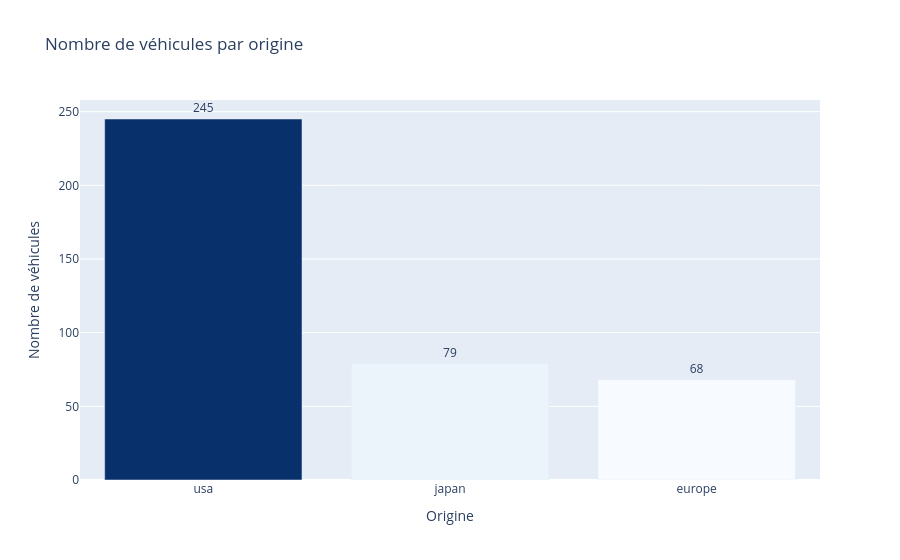

Notebook code for this chart:
### Markdown cell above
Ce graphique montre la répartition des véhicules selon leur pays d'origine (USA, Europe, Japon). Il permet d'identifier quelle région est la plus représentée dans le dataset, ce qui peut introduire un biais dans l'analyse globale.

### Code cell
origin_counts = mpg_df['origin'].value_counts().reset_index()
origin_counts.columns = ['origin', 'count']

fig = px.bar(
    origin_counts,
    x='origin', y='count',
    title='Nombre de véhicules par origine',
    labels={'origin': 'Origine', 'count': 'Nombre de véhicules'},
    color='count',
    color_continuous_scale='Blues',
    text='count'
)
fig.update_traces(textposition='outside')
fig.update_layout(coloraxis_showscale=False)
fig.show()

### Figure 1 — Plotly figure (JSON) as saved in the notebook; plotly's stock layout.template omitted (floating-point values rounded to 4 significant figures)
{"data": [{"hovertemplate": "Origine=%{x}<br>Nombre de véhicules=%{marker.color}<extra></extra>", "legendgroup": "", "marker": {"color": [245, 79, 68], "coloraxis": "coloraxis", "pattern": {"shape": ""}}, "name": "", "orientation": "v", "showlegend": false, "text": [245.0, 79.0, 68.0], "textposition": "outside", "type": "bar", "x": ["usa", "japan", "europe"], "xaxis": "x", "y": [245, 79, 68], "yaxis": "y"}], "layout": {"barmode": "relative", "coloraxis": {"colorbar": {"title": {"text": "Nombre de véhicules"}}, "colorscale": [[0, "rgb(247,251,255)"], [0.125, "rgb(222,235,247)"], [0.25, "rgb(198,219,239)"], [0.375, "rgb(158,202,225)"], [0.5, "rgb(107,174,214)"], [0.625, "rgb(66,146,198)"], [0.75, "rgb(33,113,181)"], [0.875, "rgb(8,81,156)"], [1, "rgb(8,48,107)"]], "showscale": false}, "legend": {"tracegroupgap": 0}, "title": {"text": "Nombre de véhicules par origine"}, "xaxis": {"anchor": "y", "domain": [0, 1], "title": {"text": "Origine"}}, "yaxis": {"anchor": "x", "domain": [0, 1], "title": {"text": "Nombre de véhicules"}}}}
